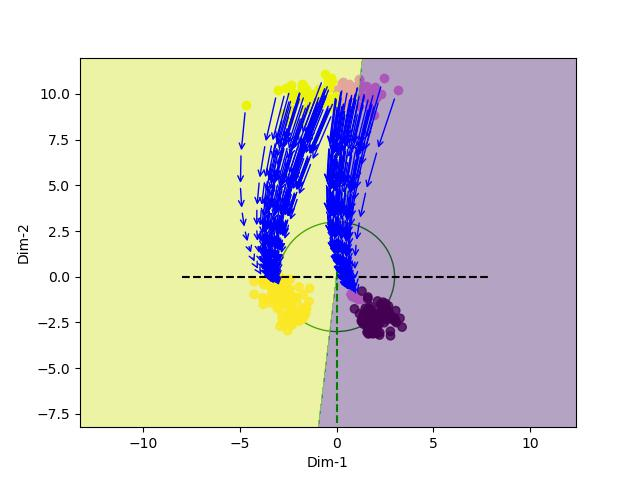

Reproduce this figure in Python.
import math
import pickle

import matplotlib.pyplot as plt
import numpy as np
import sklearn.metrics

# prerequisites
import torch
import torch.nn as nn
import torch.nn.functional as F
import torch.optim as optim
from sklearn.linear_model import LogisticRegression
from sklearn.naive_bayes import GaussianNB
from torch.autograd import Variable
from torchvision import datasets, transforms
from torchvision.utils import save_image

import torch


def idx2onehot(idx, n):

    assert torch.max(idx).item() < n

    if idx.dim() == 1:
        idx = idx.unsqueeze(1)
    onehot = torch.zeros(idx.size(0), n).to(idx.device)
    onehot.scatter_(1, idx, 1)
    
    return onehot

# from lib.sde_lib import VESDE
# from lib.likelihood import get_likelihood_fn

# def get_data_inverse_scaler():
# 	return lambda x: (x + 1.) / 2.
# 	# return lambda x: x

# sde = VESDE()
# likelihood_fn = get_likelihood_fn(sde, get_data_inverse_scaler(),
#                                              eps=1e-5)


class VAE(nn.Module):
    def __init__(self, x_dim, h_dim1, h_dim2, z_dim, c_dim):
        super(VAE, self).__init__()

        # encoder part
        self.fc1 = nn.Linear(x_dim + c_dim, h_dim1)
        self.fc2 = nn.Linear(h_dim1, h_dim2)
        self.fc31 = nn.Linear(h_dim2, z_dim)
        self.fc32 = nn.Linear(h_dim2, z_dim)
        # decoder part
        self.fc4 = nn.Linear(z_dim + c_dim, h_dim2)
        self.fc5 = nn.Linear(h_dim2, h_dim1)
        self.fc6 = nn.Linear(h_dim1, x_dim)

    def encoder(self, x, c):
        c = idx2onehot(c, n=2)
        x = torch.cat((x, c), dim=-1)
        h = F.relu(self.fc1(x))
        h = F.relu(self.fc2(h))
        return self.fc31(h), self.fc32(h)  # mu, log_var

    def sampling(self, mu, log_var):
        std = torch.exp(0.5 * log_var)
        eps = torch.randn_like(std)
        return eps.mul(std).add_(mu)  # return z sample

    def decoder(self, z, c):
        c = idx2onehot(c, n=2)
        z = torch.cat((z, c), dim=-1)
        h = F.relu(self.fc4(z))
        h = F.relu(self.fc5(h))
        return F.relu(self.fc6(h))

    def forward(self, x, c):
        mu, log_var = self.encoder(x.view(-1, 2), c)
        z = self.sampling(mu, log_var)
        return self.decoder(z, c), mu, log_var

    def gaussian_likelihood(self, x_hat, x):
        dist = torch.distributions.Normal(x, torch.tensor([1.0]).cuda())
        # measure prob of seeing image under p(x|z)
        log_pxz = dist.log_prob(x_hat)
        return log_pxz


class Score_Func(nn.Module):
    def __init__(self):
        super().__init__()
        self.fc = nn.Sequential(nn.Linear(2, 2))

    def forward(self, x, label=None):
        score = self.fc(x)
        return score


def score_matching(score_net, samples, n_particles=1):
    dup_samples = samples.unsqueeze(0).expand(n_particles, *samples.shape).contiguous().view(-1, *samples.shape[1:])
    dup_samples.requires_grad_(True)

    grad1 = score_net(dup_samples)
    loss1 = torch.norm(grad1, dim=-1) ** 2 / 2.0

    loss2 = torch.zeros(dup_samples.shape[0], device=dup_samples.device)
    for i in range(2):
        grad = torch.autograd.grad(grad1[:, i].sum(), dup_samples, create_graph=True)[0][:, i]
        loss2 += grad

    loss = loss1 + loss2
    return loss.mean()


def gt_func(x):
    # x = [N,2]
    mu = 3
    sigma = 0.5
    x = nn.Parameter(x.detach(), requires_grad=True)
    r = torch.sqrt((x**2).sum(1, keepdims=True))
    log_prob = (-1 / 2 * ((mu - r) / sigma) ** 2).sum()
    log_prob.backward()
    return x.grad


def create_dataset():
    # Create dataset
    alpha_0 = np.random.uniform(2 / 3 * np.pi, 0.85 * np.pi, 100)
    alpha_1 = np.random.uniform(1.2 * np.pi, 3 / 2 * np.pi, 100)

    rad_tr = np.random.normal(3, 0.5, 100)
    x_tr_0 = (rad_tr * np.sin(alpha_0), rad_tr * np.cos(alpha_0))
    y_tr_0 = np.zeros(100)
    x_tr_1 = (rad_tr * np.sin(alpha_1), rad_tr * np.cos(alpha_1))
    y_tr_1 = np.ones(100)

    x_tr = np.concatenate((x_tr_0, x_tr_1), axis=1)
    x_tr = np.moveaxis(x_tr, 0, -1)
    y_tr = np.concatenate((y_tr_0, y_tr_1))

    rad_te = np.random.normal(10, 0.5, 100)
    noise_te = np.random.normal(0, 0.15, 100)
    x_te = (rad_te * noise_te, rad_te)
    x_te = np.array(x_te)
    x_te = np.moveaxis(x_te, 0, -1)

    y_te = []
    for x in x_te:
        if x[0] > 0:
            y_te.append(0)
        else:
            y_te.append(1)

    y_te = np.array(y_te)

    return x_tr, y_tr, x_te, y_te


def loss_function(recon_x, x, mu, log_var):
    BCE = F.mse_loss(recon_x, x.view(-1, 2), reduction="sum")
    KLD = -0.5 * torch.sum(1 + log_var - mu.pow(2) - log_var.exp())
    return BCE + KLD


def main():
    # Create dataset
    x_tr, y_tr, x_te, y_te = create_dataset()

    # Train model on training dataset
    # LogisticRegression
    model = LogisticRegression()
    # # Gaussian Naive Bayes
    # model = GaussianNB()
    model.fit(x_tr, y_tr)

    vae = VAE(x_dim=2, h_dim1=2, h_dim2=2, z_dim=2, c_dim = 2)
    if torch.cuda.is_available():
        vae.cuda()
    optimizer = optim.Adam(vae.parameters())

    # Estimate density function
    # score_func = Score_Func()
    # density_optimizer = torch.optim.Adam(score_func.parameters(), lr = 1e-3)

    density_losses = []
    iters = []
    vae.train()

    # score_func.train()
    for ite in range(100):
        samples = torch.tensor(x_tr.astype(np.float32)).cuda()
        lables = torch.tensor(y_tr.astype(np.int64)).cuda()
        # density_loss = score_matching(score_func, samples.detach())
        # density_losses.append(density_loss)
        # iters.append(ite)

        # density_optimizer.zero_grad()
        # density_loss.backward()
        # density_optimizer.step()

        recon_batch, mu, log_var = vae(samples, lables)
        optimizer.zero_grad()
        loss = loss_function(recon_batch, samples, mu, log_var)

        loss.backward()
        optimizer.step()

    # Fast-adaptation on testing dataset
    x_te_adapted = torch.tensor(x_te.astype(np.float32))
    grads = []

    # score_func.eval()

    # Create List of list
    for i in range(100):
        grads.append([])

    # Known density
    # for i in range(100):
    # 	### X^{i+1} = X^i - \nabla_x \log p(X^i) * 0.01
    # 	grad1 = gt_func(x_te_adapted)
    # 	if i % 10 == 0:
    # 		for i in range(len(x_te_adapted)):
    # 			grads[i].append(x_te_adapted[i] + grad1[i] * 0.01)
    # 	x_te_adapted = x_te_adapted.add(grad1 * 0.01)

    # bpd, z, nfe = likelihood_fn(score_func, x_te_adapted)

    # with torch.no_grad():
    # 	# Estimated density
    # 	for i in range(100):
    # 		grad1 = score_func(x_te_adapted)
    # 		if i % 10 == 0:
    # 			for i in range(len(x_te_adapted)):
    # 				grads[i].append(x_te_adapted[i] + grad1[i] * 0.01)
    # 		x_te_adapted = x_te_adapted.add(grad1 * 0.01)

    # x_te_adapted = x_te_adapted.detach().numpy()

    x_te_adapted = x_te_adapted.cuda()
    x_te_adapted.requires_grad_(True)
    vae.eval()
    # with torch.no_grad():
    # Estimated density
    for i in range(100):
        y_hat = torch.tensor(model.predict(x_te_adapted.cpu().detach().numpy()).astype(np.int64)).cuda()
        recon_batch, mu, log_var = vae(x_te_adapted, y_hat)
        log_pxz = vae.gaussian_likelihood(recon_batch, x_te_adapted)
        grad1 = torch.autograd.grad(log_pxz.sum(), x_te_adapted, create_graph=True)[0]

        if i % 10 == 0:
            for i in range(len(x_te_adapted)):
                grads[i].append(x_te_adapted[i] + grad1[i] * 0.01)
        x_te_adapted = x_te_adapted.add(grad1 * 0.01)

    x_te_adapted = x_te_adapted.cpu().detach().numpy()

    # nll_train = []
    # for i in range(len(x_tr)):
    # 	x_train = np.expand_dims(x_tr[i], axis=0)
    # 	x_train = torch.tensor(x_train.astype(np.float32))
    # 	density_loss = score_matching(score_func, x_train.detach())
    # 	bpd =  (-density_loss) / (math.log(2.0) * 2)
    # 	nll_train.append(bpd)

    # nll_test = []
    # for i in range(len(x_te)):
    # 	x_test = np.expand_dims(x_te[i], axis=0)
    # 	x_test = torch.tensor(x_test.astype(np.float32))
    # 	density_loss = score_matching(score_func, x_test.detach())
    # 	bpd =  (-density_loss) / (math.log(2.0) * 2)
    # 	nll_test.append(bpd)

    # nll_adapt = []
    # for i in range(len(x_te_adapted)):
    # 	x_test = np.expand_dims(x_te_adapted[i], axis=0)
    # 	x_test = torch.tensor(x_test.astype(np.float32))
    # 	density_loss = score_matching(score_func, x_test.detach())
    # 	bpd =  (-density_loss) / (math.log(2.0) * 2)
    # 	nll_adapt.append(bpd)

    # nll_train = torch.stack(nll_train).cpu()
    # nll_test = torch.stack(nll_test).cpu()
    # nll_adapt = torch.stack(nll_adapt).cpu()

    # plt.figure(figsize=(20,10))
    # plt.hist(-nll_train.detach().numpy(), label="train", density=True, bins = int(180/5))
    # plt.hist(-nll_adapt.detach().numpy(), label="test", density=True, bins = int(180/5))
    # plt.savefig("demo.jpg")
    # exit()
    # Print accuracies
    y_hat = model.predict(x_te)
    print(sklearn.metrics.accuracy_score(y_hat, y_te))
    y_hat = model.predict(x_te_adapted)
    print(sklearn.metrics.accuracy_score(y_hat, y_te))

    # Prepare for visualization
    h = 0.02  # point in the mesh [x_min, m_max]x[y_min, y_max].

    x_min, x_max = x_tr[:, 0].min() - 9, x_tr[:, 0].max() + 9
    y_min, y_max = x_tr[:, 1].min() - 5, x_tr[:, 1].max() + 12
    xx, yy = np.meshgrid(np.arange(x_min, x_max, h), np.arange(y_min, y_max, h))

    # Predictions to obtain the classification results
    Z = model.predict(np.c_[xx.ravel(), yy.ravel()]).reshape(xx.shape)

    # Plotting
    fig, ax = plt.subplots()
    cdict = {0: "violet", 1: "yellow"}
    for g in np.unique(y_te):
        i = np.where(y_te == g)
        ax.scatter(x_te[i, 0], x_te[i, 1], label=g, c=cdict[g])
        ax.scatter(x_te_adapted[i, 0], x_te_adapted[i, 1], label=g, c=cdict[g])

    for i in range(0, len(grads)):
        for j in range(1, 10):
            ax.annotate(
                "",
                xy=grads[i][j],
                xytext=grads[i][j - 1],
                arrowprops={"arrowstyle": "->", "color": "b"},
                va="center",
                ha="center",
            )

    plt.gca().add_patch(plt.Circle((0, 0), 3, color="green", fill=False))
    plt.plot([-8, 8], [0, 0], linestyle="--", color="black")
    plt.plot([0, 0], [-8, 8], linestyle="--", color="green")

    plt.contourf(xx, yy, Z, alpha=0.4)
    plt.scatter(x_tr[:, 0], x_tr[:, 1], c=y_tr, alpha=0.8)

    plt.xlabel("Dim-1")
    plt.ylabel("Dim-2")

    plt.savefig("demo.jpg")


if __name__ == "__main__":
    main()
